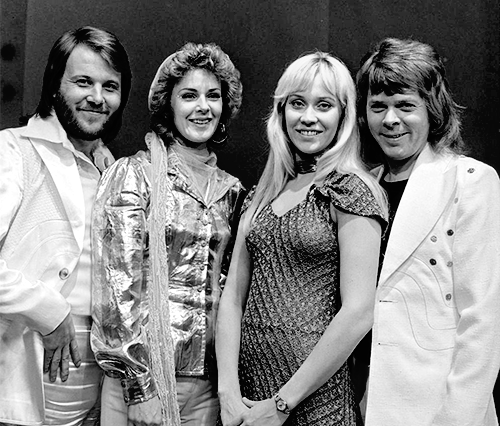
#> input picture FacialRecognition/abba.png, 500 x 426 px, given in place of the camera
$ python face_rec.py
#> lines starting #> are read from the running program, lines starting #| are printed output that depends on the picture; after the words box and inside, x2 and y2 are one past the last pixel; in counts of white or black regions, pixels touching at a corner belong together
import cv2

SCREEN_WIDTH = 1500
SCREEN_HEIGHT = 750
cam = cv2.VideoCapture(0)
CASC_PATH = "haarcascade_frontalface_default.xml"
faceCascade = cv2.CascadeClassifier(CASC_PATH)

while True:
    ret, frame = cam.read()
#> frame is the input picture: shape (426, 500, 3); min 0, max 255, mean 130.8
    if not ret:
        print("failed to grab frame")
        break

    gray = cv2.cvtColor(frame, cv2.COLOR_BGR2GRAY)
    faces = faceCascade.detectMultiScale(
        gray,
        scaleFactor=1.1,
        minNeighbors=5,
        minSize=(30, 30),
    )
#> faces = [[168, 70, 66, 66], [56, 55, 75, 75], [267, 69, 87, 87], [354, 78, 74, 74]]

    images = []
    images.append(frame)
    for(x, y, w, h) in faces:
        cv2.rectangle(frame, (x, y), (x+w, y+h), (0, 255, 0), 2)
        croppedImg = frame[y:y+h, x:x+w]
        images.append(croppedImg)
#> this loop made 4 passes
#> pass 1, `croppedImg = frame[y:y+h, x:x+w]`:
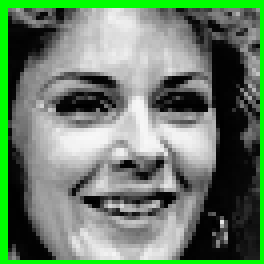
#> croppedImg: shape (66, 66, 3) (shown 4 times larger); mean B, G, R 105.4, 128, 105.4
#> pass 2, `croppedImg = frame[y:y+h, x:x+w]`:
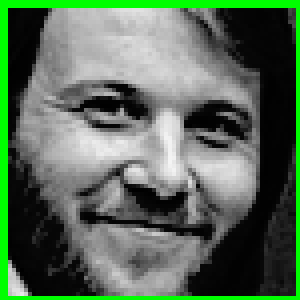
#> croppedImg: shape (75, 75, 3) (shown 4 times larger); mean B, G, R 88.2, 108.2, 88.2
#> pass 3, `croppedImg = frame[y:y+h, x:x+w]`:
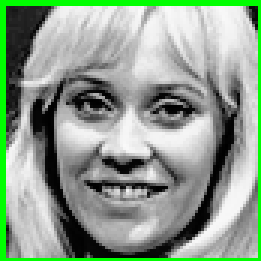
#> croppedImg: shape (87, 87, 3) (shown 3 times larger); mean B, G, R 141.7, 159, 141.7
#> after the loop:
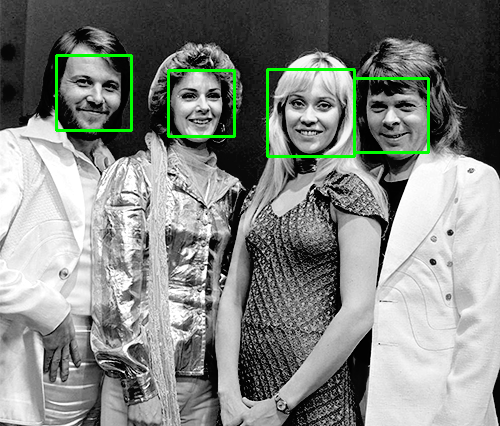
#> frame: shape (426, 500, 3); 1.59% of pixels changed, all inside (x1, y1, x2, y2) = (55, 54, 430, 158)
#> after the loop, images = 5 items

    imageSize = SCREEN_WIDTH/len(images)
#> imageSize = 300

    resizedImages = []
    for img in images:
        resizedImages.append(cv2.resize(img, (int(imageSize), SCREEN_HEIGHT)))
#> this loop made 5 passes
#> after the loop, resizedImages = 5 items

    cv2.imshow("Faces!", cv2.hconcat(resizedImages))
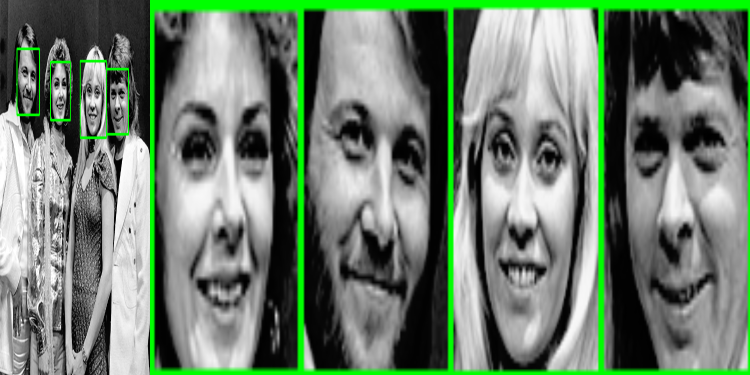
#> window 'Faces!': shape (750, 1500, 3) (shown at 1/2 size); mean B, G, R 109.6, 126.5, 109.6

    k = cv2.waitKey(1)
#> (key Esc is pressed here)
    if k%256 == 27:
        #Esc pressed
        print("escape hit, closing...")
        break

cam.release()

cv2.destroyAllWindows()

$ run again, on FacialRecognition/cool.png
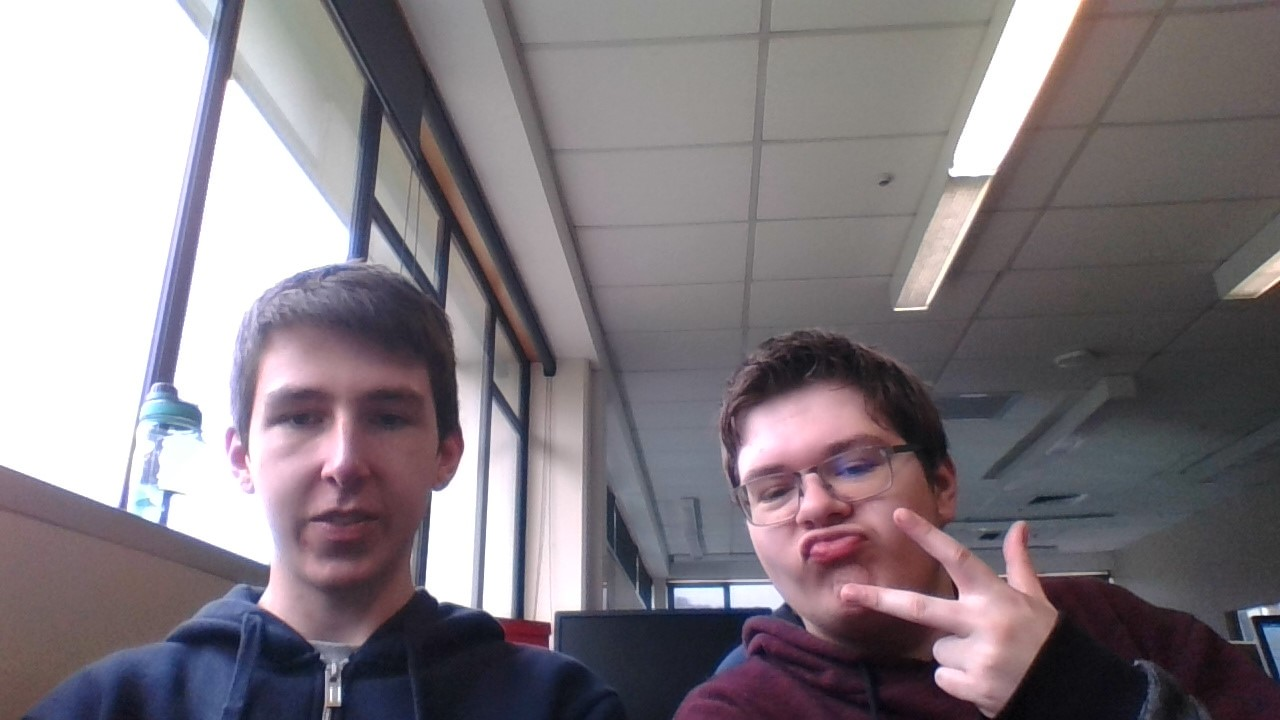
#> input picture FacialRecognition/cool.png, 1280 x 720 px, given in place of the camera
#> frame is the input picture: shape (720, 1280, 3); mean B, G, R 130.2, 124.3, 131.9
#> faces = [[716, 395, 199, 199], [220, 318, 248, 248]]
#> the loop `for(x, y, w, h) in faces:` made 2 passes
#> after the loop `for(x, y, w, h) in faces:`:
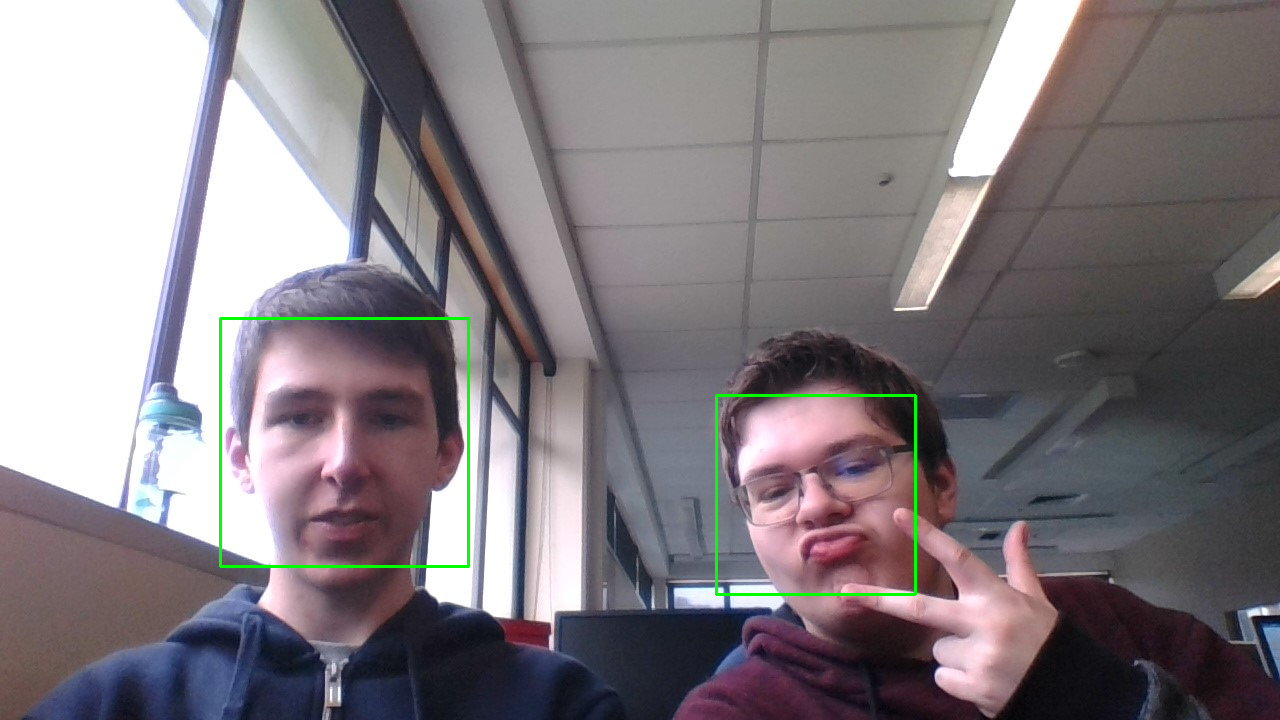
#> frame: shape (720, 1280, 3); 0.58% of pixels changed, all inside (x1, y1, x2, y2) = (219, 317, 917, 596)
#> after the loop `for(x, y, w, h) in faces:`: images = 3 items
#> imageSize = 500
#> the loop `for img in images:` made 3 passes
#> after the loop `for img in images:`: resizedImages = 3 items
#> `cv2.imshow("Faces!", cv2.hconcat(resizedImages))`:
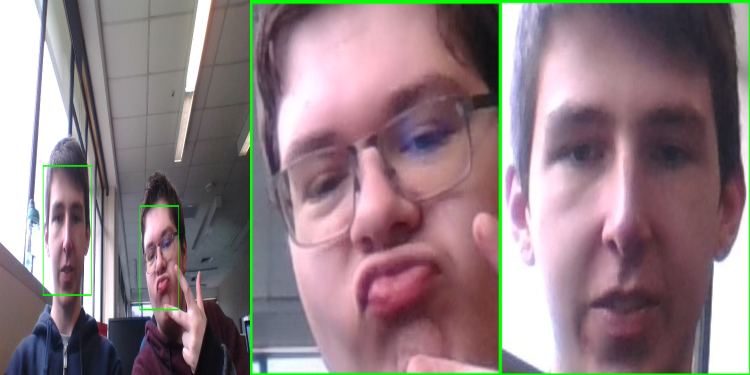
#> window 'Faces!': shape (750, 1500, 3) (shown at 1/2 size); mean B, G, R 130.6, 126.1, 143.3
